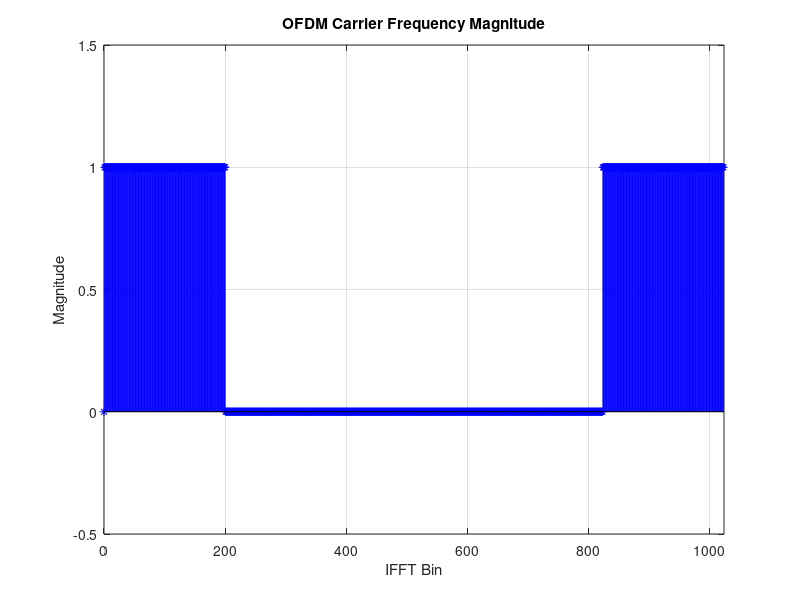
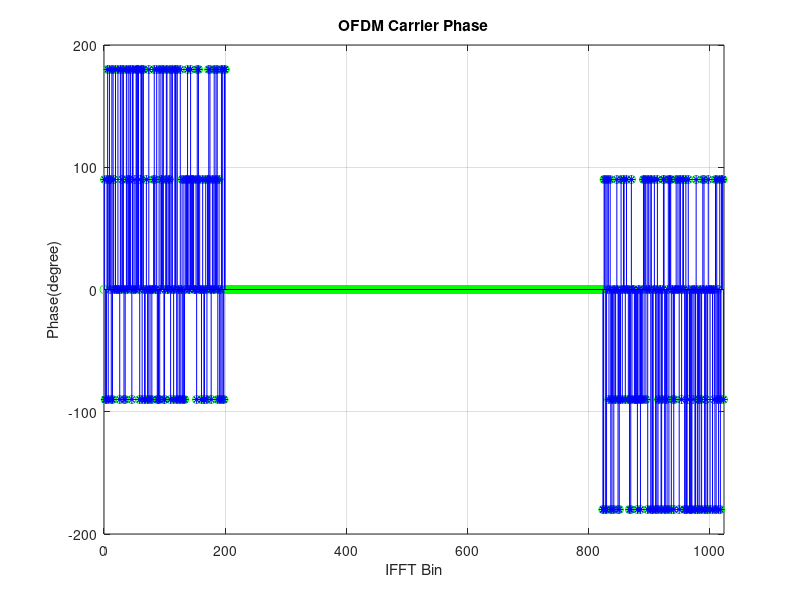
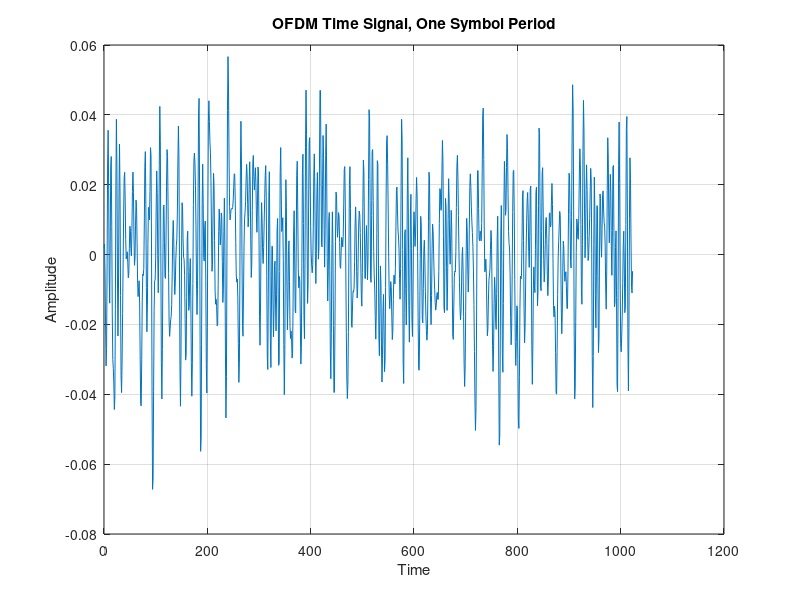
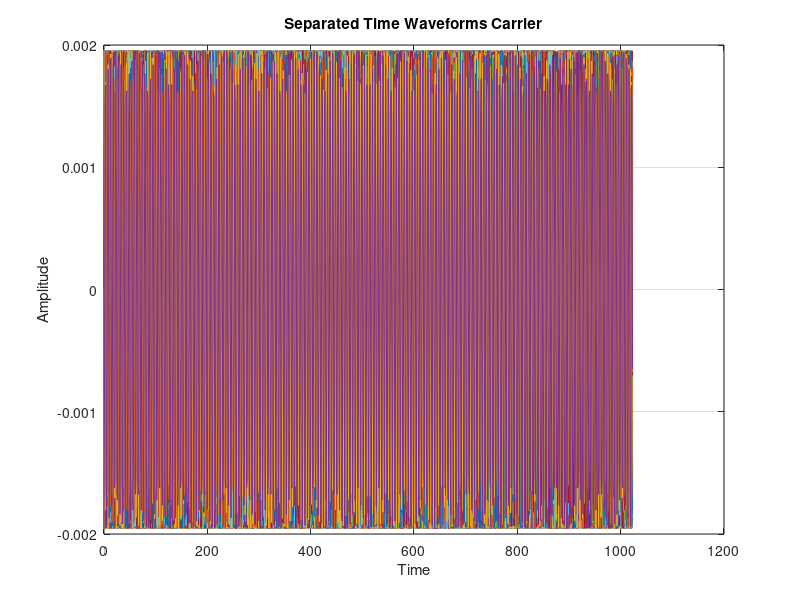

These figures' MATLAB source, in order:
clear all;
close all; 

IFFT_Length = 1024;
carrier_count = 200;
cp_count = 64; % 1/16 of IFFT Length
symbols_per_carrier = 50;
bit_per_symbol = 2;
SNR = 10;
baseband_out_length = carrier_count * symbols_per_carrier * bit_per_symbol;

carrier = 2:(carrier_count+1);
conjugate_carriers = IFFT_Length - carrier + 2;

% generate baseband signal
baseband_out = round(rand(1,baseband_out_length));
convert_matrix = reshape(baseband_out,bit_per_symbol,length(baseband_out)/bit_per_symbol);
% transform binary to decimal
for k = 1:(length(baseband_out)/bit_per_symbol)
	modulo_baseband(k) = 0;
	for i = 1:bit_per_symbol
		modulo_baseband(k) = modulo_baseband(k)+ convert_matrix(i,k)*2^(bit_per_symbol-i);
	end
end

% Serial to Parallel
carrier_matrix_1 = reshape(modulo_baseband,carrier_count,symbols_per_carrier)'; %"'" means transposed matrix
% Differential Coding for each carrier symbol
carrier_matrix = [zeros(1,carrier_count);carrier_matrix_1]; %add zero on the first row
for i = 2:(symbols_per_carrier + 1)
	carrier_matrix(i,:) = rem(carrier_matrix(i,:)+carrier_matrix(i-1,:),2^bit_per_symbol);
end
%I think this is PSK modulation scheme
carrier_matrix = carrier_matrix * (2*pi)/(2^bit_per_symbol);
[X,Y] = pol2cart(carrier_matrix,ones(size(carrier_matrix,1),size(carrier_matrix,2)));
complex_carrier_matrix = complex(X,Y);

IFFT_modulation = zeros(symbols_per_carrier+1,IFFT_Length);
IFFT_modulation(:,carrier) = complex_carrier_matrix;
IFFT_modulation(:,conjugate_carriers) = conj(complex_carrier_matrix);


figure(1)
stem(0:IFFT_Length-1,abs(IFFT_modulation(2,1:IFFT_Length)),'b*-')
grid on
axis ([0 IFFT_Length -0.5 1.5])
ylabel('Magnitude')
xlabel('IFFT Bin')
title('OFDM Carrier Frequency Magnitude')

figure(2)
plot(0:IFFT_Length-1,(180/pi)*angle(IFFT_modulation(2,1:IFFT_Length)),'go')
hold on
stem(carrier-1,(180/pi)*angle(IFFT_modulation(2,carrier)),'b*-')
stem(conjugate_carriers-1,(180/pi)*angle(IFFT_modulation(2,conjugate_carriers)),'b*-')
axis([0 IFFT_Length -200 +200])
grid on
ylabel('Phase(degree)')
xlabel('IFFT Bin')
title('OFDM Carrier Phase')
 
%from frequency domain to time domain
time_wave_matrix = ifft(IFFT_modulation');
time_wave_matrix = time_wave_matrix';

figure(3)
plot(0:IFFT_Length-1,time_wave_matrix(2,:))
grid on
ylabel('Amplitude')
xlabel('Time')
title('OFDM Time Signal, One Symbol Period')

for f = 1 : carrier_count
	temp(1:IFFT_Length) = 0 + 0j;
	temp(carrier(f)) =  IFFT_modulation(2,carrier(f));
	temp(conjugate_carriers(f)) = IFFT_modulation(2,conjugate_carriers(f));
	temp_time = ifft(temp');
	figure(4)
	plot(0:IFFT_Length-1,temp_time)
	hold on
end
grid on
ylabel('Amplitude')
xlabel('Time')
title('Separated Time Waveforms Carrier')
%We do not add windows here
for i = 1:symbols_per_carrier+1
	%windowed_time_wave_matrix(i,:) = real(time_wave_matrix(i,:)).*hamming(IFFT_Length)';
	windowed_time_wave_matrix(i,:) = time_wave_matrix(i,:);
end
%%%%%%%%%%%%%%%%%%%%%%%%%%%%%%%%%%%%%%%%%%%%%%% The Below Code has no CP %%%%%%%%%%%%%%%%%%%%%%%%%%%%%%%%%%%%%%%%%%%%%%%%%%%%%%%%%%%%
%paralell to serial
ofdm_modulation = reshape(windowed_time_wave_matrix',1,IFFT_Length*(symbols_per_carrier+1));
%figure of all period OFDM
temp_time = IFFT_Length*(symbols_per_carrier+1);
figure(5)
plot(0:temp_time-1,ofdm_modulation)
grid on
ylabel('Amplitude(volts)')
xlabel('Time(samples)')
title('OFDM Time Signal')
%frequency domain of OFDM signal
symbols_per_average = ceil(symbols_per_carrier/5);
avg_temp_time = IFFT_Length*symbols_per_average;
averages = floor(temp_time/avg_temp_time);
average_fft(1:avg_temp_time) = 0;
for a = 0:(averages-1)
	subset_ofdm = ofdm_modulation((a*avg_temp_time)+1:(a+1)*avg_temp_time);
	subset_ofdm_f = abs(fft(subset_ofdm));
	average_fft = average_fft + (subset_ofdm_f/averages);
end
average_fft_log = 20*log10(average_fft);
figure(6)
plot((0:(avg_temp_time - 1))/avg_temp_time,average_fft_log);
hold on
plot(0:1/IFFT_Length:1,-35,'rd')
grid on
axis([0 0.5 -40 max(average_fft_log)])
ylabel('Magnitude(dB)')
xlabel('Normalized Frequency(0.5 = fs/2)')
title('OFDM Signal Spectrum')
%%%%%%%%%%%%%%%%%%%%%%%%%%%%%%%%%%%%%%%%%%%%%%%%%%%%%%%%%%%%%%%%%%%%%%%%%%%%%%%%%%%%%%%%%%%%%%%%%%%%%%%%%%%%%%%%%%%%%%%%%%%%%%%%%%%%%
%%%%%%%%%%%%%%%%%%%%%%%%%%%%%%%%%%%%%%%%%%%%% Add CP in windowed_time_wave_matrix %%%%%%%%%%%%%%%%%%%%%%%%%%%%%%%%%%%%%%%%%%%%%%%%%%%
windowed_time_wave_matrix_add_cp = zeros((symbols_per_carrier+1),(IFFT_Length + cp_count));
cp_prefix = (IFFT_Length - cp_count + 1) : IFFT_Length;
windowed_time_wave_matrix_add_cp = [windowed_time_wave_matrix(:,cp_prefix), windowed_time_wave_matrix];

%paralell to serial
ofdm_modulation_cp = reshape(windowed_time_wave_matrix_add_cp',1,(IFFT_Length + cp_count) *(symbols_per_carrier+1));

%figure of all period OFDM
temp_time_cp = (IFFT_Length + cp_count)*(symbols_per_carrier+1);
figure(7)
plot(0:temp_time_cp-1,ofdm_modulation_cp)
grid on
ylabel('Amplitude(volts)')
xlabel('Time(samples)')
title('OFDM Time Signal Add CP')

%frequency domain of OFDM signal which is added CP
symbols_per_average_cp = ceil(symbols_per_carrier/5);
avg_temp_time_cp = (IFFT_Length+cp_count)*symbols_per_average_cp;
averages_cp = floor(temp_time_cp/avg_temp_time_cp);
average_fft_cp(1:avg_temp_time_cp) = 0;
for a = 0:(averages_cp - 1)
	subset_ofdm_cp = ofdm_modulation_cp((a*avg_temp_time_cp)+1:(a+1)*avg_temp_time_cp);
	subset_ofdm_f_cp = abs(fft(subset_ofdm_cp));
	average_fft_cp = average_fft_cp + (subset_ofdm_f_cp/averages_cp);
end
average_fft_log_cp = 20*log10(average_fft_cp);
figure(8)
plot((0:(avg_temp_time_cp - 1))/avg_temp_time_cp,average_fft_log_cp);
hold on
plot(0:1/IFFT_Length:1,-35,'rd')
grid on
axis([0 0.5 -40 max(average_fft_log_cp)])
ylabel('Magnitude(dB)')
xlabel('Normalized Frequency(0.5 = fs/2)')
title('OFDM Signal Spectrum Added CP')
%%%%%%%%%%%%%%%%%%%%%%%%%%%%%%%%%%%%%%%%%%%%%%%%%%%%%%%%%%%%%%%%%%%%%%%%%%%%%%%%%%%%%%%%%%%%%%%%%%%%%%%%%%%%%%%%%%%%%%%%%%%%%%%%%%%%%


% Put Data to the channel
%Tx_data = ofdm_modulation;
%Tx_signal_power = var(Tx_data);
%linear_SNR = 10^(SNR/10);
%noise_sigma = Tx_signal_power/linear_SNR;
%noise_sigma_factor = sqrt(noise_sigma);
%noise = randn(1,length(Tx_data))*noise_sigma_factor;
%Rx_data = Tx_data + noise;

% Put Data added CP to channel
Tx_data_cp = ofdm_modulation_cp;
%Simulate the multi-path signal channel
d1 = 4;
a1 = 0.2;
d2 = 5;
a2 = 0.3;
d3 = 6;
a3 = 0.4;
d4 = 7;
a4 = 0.5;

copy1 = zeros(size(Tx_data_cp));
for i = (1 + d1) : length(Tx_data_cp)
	copy1(i) = a1*Tx_data_cp(i - d1);
end

copy2 = zeros(size(Tx_data_cp));
for i = (1 + d2) : length(Tx_data_cp)
	copy1(i) = a2*Tx_data_cp(i - d2);
end

copy3 = zeros(size(Tx_data_cp));
for i = (1 + d3) : length(Tx_data_cp)
	copy1(i) = a3*Tx_data_cp(i - d3);
end

copy4 = zeros(size(Tx_data_cp));
for i = (1 + d4) : length(Tx_data_cp)
	copy1(i) = a1*Tx_data_cp(i - d4);
end
Tx_data_cp = copy1 + copy2 + copy3 + copy4;

Tx_signal_power_cp = var(Tx_data_cp);
linear_SNR = 10^(SNR/10);
noise_sigma_cp = Tx_signal_power_cp/linear_SNR;
noise_sigma_factor_cp = sqrt(noise_sigma_cp);
noise_cp = randn(1,length(Tx_data_cp))*noise_sigma_factor_cp;
Rx_data_cp = Tx_data_cp + noise_cp;


%%%%%%%%%%%%%%%%%%%%%%%%%%%%%%%%%%%%%%%%%%%%% Below is Recieve without CP %%%%%%%%%%%%%%%%%%%%%%%%%%%%%%%%%%%%%%%%%%%%%%%%%%%%%%%%%%%
% Recieve
%Rx_data_matrix = reshape(Rx_data,IFFT_Length,symbols_per_carrier+1);
%Rx_spectrum = fft(Rx_data_matrix);% FFT to the colomn
%
%figure(9)
%stem(0:IFFT_Length-1,abs(Rx_spectrum(1:IFFT_Length,2)),'b*-')
%grid on
%axis([0 IFFT_Length -0.5 1.5])
%ylabel('Magnitude')
%xlabel('FFT Bin')
%title('OFDM Recieve Spectrum, Magnitude')
%
%figure(10)
%plot(0:IFFT_Length-1,(180/pi)*angle(Rx_spectrum(1:IFFT_Length,2)),'go')
%hold on
%stem(carrier-1,(180/pi)*angle(Rx_spectrum(carrier,2)),'b*-')
%stem(conjugate_carriers-1,(180/pi)*angle(Rx_spectrum(conjugate_carriers,2)),'b*-')
%axis([0 IFFT_Length -200 +200])
%grid on
%ylabel('Phase(degree)')
%xlabel('FFT Bin')
%title('OFDM Recieve Spectrum, Phase')
%
%%Distribution of Recieved Signal
%figure(11)
%Rx_carriers = Rx_spectrum(carrier,:)';
%Rx_phase_P = angle(Rx_carriers);
%Rx_mag_P = abs(Rx_carriers);
%polar(Rx_phase_P,Rx_mag_P,'bd');
%
%Rx_phase = angle(Rx_carriers)*(180/pi);
%Rx_phase = rem(Rx_phase+360,360);
%
%Rx_decoded_phase = diff(Rx_phase);
%Rx_decoded_phase = rem(Rx_decoded_phase+360,360);
%
%% Judgement
%base_phase = 360/2^bit_per_symbol;
%delta_phase = base_phase/2;
%Rx_decoded_symbols = zeros(size(Rx_decoded_phase,1),size(Rx_decoded_phase,2));
%
%for i = 1:(2^bit_per_symbol - 1)
%	cenner_phase = base_phase * i;
%	plus_delta = cenner_phase + delta_phase;
%	minus_delta = cenner_phase - delta_phase;
%	decoded = find((Rx_decoded_phase <= plus_delta) & (Rx_decoded_phase > minus_delta));
%	Rx_decoded_symbols(decoded) = i;
%end
%
%Rx_serial_symbols = reshape(Rx_decoded_symbols',1,size(Rx_decoded_symbols,1)*size(Rx_decoded_symbols,2));
%
%%Convert symbol to Binary Stream
%for i = bit_per_symbol:-1:1
%	if i~=1 %i is not equal to 1
%		Rx_binary_matrix(i,:) = rem(Rx_serial_symbols,2);
%		Rx_serial_symbols = floor(Rx_serial_symbols/2);
%	else
%		Rx_binary_matrix(i,:) = Rx_serial_symbols;
%	end
%end
%baseband_in = reshape(Rx_binary_matrix,1,size(Rx_binary_matrix,1)*size(Rx_binary_matrix,2));
%%Calculate the error bit
%bit_errors = find(baseband_in ~= baseband_out);
%bit_error_count = size(bit_errors,2);
%bit_error_rate = bit_error_count/(size(baseband_in,2));

%%%%%%%%%%%%%%%%%%%%%%%%%%%%%%%%%%%%%%%%%%%%%%%%%%%%%%%%%%%%%%%%%%%%%%%%%%%%%%%%%%%%%%%%%%%%%%%%%%%%%%%%%%%%%%%%%%%%%%%%%%%%%%%%%%%%%%

%%%%%%%%%%%%%%%%%%%%%%%%%%%%%%%%%%%%%%%%%%%%% Below is Recieve witH CP %%%%%%%%%%%%%%%%%%%%%%%%%%%%%%%%%%%%%%%%%%%%%%%%%%%%%%%%%%%
% Recieve
Rx_data_matrix_cp = reshape(Rx_data_cp,(IFFT_Length+cp_count),symbols_per_carrier+1);
Rx_data_matrix_decp = zeros(IFFT_Length,symbols_per_carrier+1);
Rx_data_matrix_decp = Rx_data_matrix_cp((1+cp_count):(IFFT_Length+cp_count),:);

Rx_spectrum_decp = fft(Rx_data_matrix_decp);% FFT to the colomn

figure(12)
stem(0:IFFT_Length-1,abs(Rx_spectrum_decp(1:IFFT_Length,2)),'b*-')
grid on
axis([0 IFFT_Length -0.5 1.5])
ylabel('Magnitude')
xlabel('FFT Bin')
title('OFDM Recieve Spectrum, Magnitude')

figure(13)
plot(0:IFFT_Length-1,(180/pi)*angle(Rx_spectrum_decp(1:IFFT_Length,2)),'go')
hold on
stem(carrier-1,(180/pi)*angle(Rx_spectrum_decp(carrier,2)),'b*-')
stem(conjugate_carriers-1,(180/pi)*angle(Rx_spectrum_decp(conjugate_carriers,2)),'b*-')
axis([0 IFFT_Length -200 +200])
grid on
ylabel('Phase(degree)')
xlabel('FFT Bin')
title('OFDM Recieve Spectrum, Phase')

%Distribution of Recieved Signal
figure(14)
Rx_carriers_decp = Rx_spectrum_decp(carrier,:)';
Rx_phase_P_decp = angle(Rx_carriers_decp);
Rx_mag_P_decp = abs(Rx_carriers_decp);
polar(Rx_phase_P_decp,Rx_mag_P_decp,'bd');

Rx_phase_decp = angle(Rx_carriers_decp)*(180/pi);
Rx_phase_decp = rem(Rx_phase_decp+360,360);

Rx_decoded_phase_decp = diff(Rx_phase_decp);
Rx_decoded_phase_decp = rem(Rx_decoded_phase_decp+360,360);

% Judgement
base_phase = 360/2^bit_per_symbol;
delta_phase = base_phase/2;
Rx_decoded_symbols_decp = zeros(size(Rx_decoded_phase_decp,1),size(Rx_decoded_phase_decp,2));

for i = 1:(2^bit_per_symbol - 1)
	cenner_phase = base_phase * i;
	plus_delta = cenner_phase + delta_phase;
	minus_delta = cenner_phase - delta_phase;
	decoded_decp = find((Rx_decoded_phase_decp <= plus_delta) & (Rx_decoded_phase_decp > minus_delta));
	Rx_decoded_symbols_decp(decoded_decp) = i;
end

Rx_serial_symbols_decp = reshape(Rx_decoded_symbols_decp',1,size(Rx_decoded_symbols_decp,1)*size(Rx_decoded_symbols_decp,2));

%Convert symbol to Binary Stream
for i = bit_per_symbol:-1:1
	if i~=1 %i is not equal to 1
		Rx_binary_matrix_decp(i,:) = rem(Rx_serial_symbols_decp,2);
		Rx_serial_symbols_decp = floor(Rx_serial_symbols_decp/2);
	else
		Rx_binary_matrix_decp(i,:) = Rx_serial_symbols_decp;
	end
end
baseband_in_decp = reshape(Rx_binary_matrix_decp,1,size(Rx_binary_matrix_decp,1)*size(Rx_binary_matrix_decp,2));
%Calculate the error bit
bit_errors_decp = find(baseband_in_decp ~= baseband_out);
bit_error_count_decp = size(bit_errors_decp,2);
bit_error_rate_decp = bit_error_count_decp/(size(baseband_in_decp,2));

%%%%%%%%%%%%%%%%%%%%%%%%%%%%%%%%%%%%%%%%%%%%%%%%%%%%%%%%%%%%%%%%%%%%%%%%%%%%%%%%%%%%%%%%%%%%%%%%%%%%%%%%%%%%%%%%%%%%%%%%%%%%%%%%%%%%%%